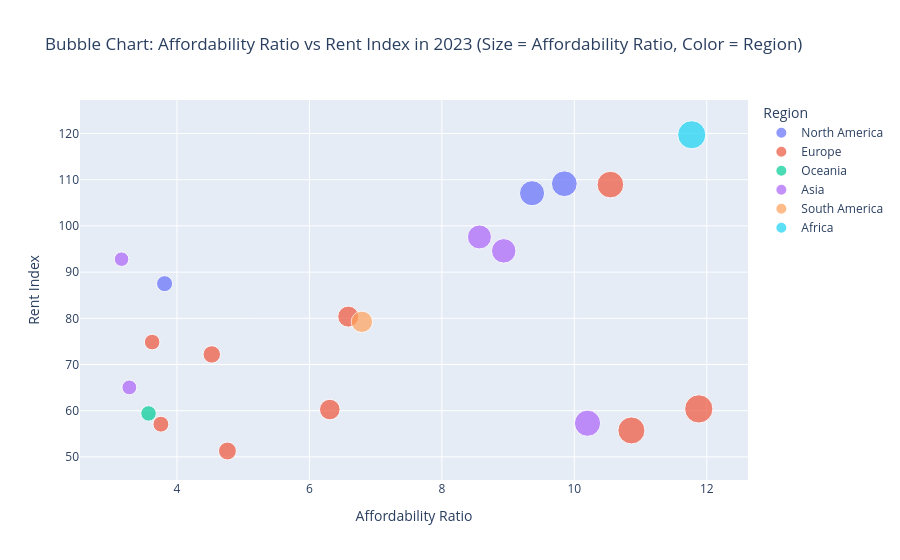

Notebook code for this chart:
### Code cell
fig = px.scatter(
    df_2023,
    x='Affordability Ratio',
    y='Rent Index',
    color='Region',
    hover_data=['Country', 'Code'],
    size='Affordability Ratio',
    size_max=20,
    title='Bubble Chart: Affordability Ratio vs Rent Index in 2023 (Size = Affordability Ratio, Color = Region)'
)
plt.savefig('Raven_Shaw_FinalProject_AR_2023.jpg')
fig.show()

### Figure 1 — Plotly figure (JSON) as saved in the notebook; plotly's stock layout.template omitted (floating-point values rounded to 4 significant figures)
{"data": [{"customdata": [["USA", "USA"], ["Canada", "CAN"], ["Mexico", "MEX"]], "hovertemplate": "Region=North America<br>Affordability Ratio=%{marker.size}<br>Rent Index=%{y}<br>Country=%{customdata[0]}<br>Code=%{customdata[1]}<extra></extra>", "legendgroup": "North America", "marker": {"color": "#636efa", "size": [9.362, 3.813, 9.849], "sizemode": "area", "sizeref": 0.0297, "symbol": "circle"}, "mode": "markers", "name": "North America", "orientation": "v", "showlegend": true, "type": "scatter", "x": [9.362, 3.813, 9.849], "xaxis": "x", "y": [107.1, 87.5, 109.1], "yaxis": "y"}, {"customdata": [["UK", "GBR"], ["Germany", "DEU"], ["France", "FRA"], ["Italy", "ITA"], ["Spain", "ESP"], ["Russia", "RUS"], ["Netherlands", "NLD"], ["Sweden", "SWE"], ["Switzerland", "CHE"]], "hovertemplate": "Region=Europe<br>Affordability Ratio=%{marker.size}<br>Rent Index=%{y}<br>Country=%{customdata[0]}<br>Code=%{customdata[1]}<extra></extra>", "legendgroup": "Europe", "marker": {"color": "#EF553B", "size": [4.525, 6.587, 3.757, 10.54, 10.86, 11.88, 4.762, 3.625, 6.308], "sizemode": "area", "sizeref": 0.0297, "symbol": "circle"}, "mode": "markers", "name": "Europe", "orientation": "v", "showlegend": true, "type": "scatter", "x": [4.525, 6.587, 3.757, 10.54, 10.86, 11.88, 4.762, 3.625, 6.308], "xaxis": "x", "y": [72.18, 80.37, 57.08, 108.9, 55.72, 60.38, 51.28, 74.85, 60.25], "yaxis": "y"}, {"customdata": [["Australia", "AUS"]], "hovertemplate": "Region=Oceania<br>Affordability Ratio=%{marker.size}<br>Rent Index=%{y}<br>Country=%{customdata[0]}<br>Code=%{customdata[1]}<extra></extra>", "legendgroup": "Oceania", "marker": {"color": "#00cc96", "size": [3.57], "sizemode": "area", "sizeref": 0.0297, "symbol": "circle"}, "mode": "markers", "name": "Oceania", "orientation": "v", "showlegend": true, "type": "scatter", "x": [3.57], "xaxis": "x", "y": [59.41], "yaxis": "y"}, {"customdata": [["India", "IND"], ["China", "CHN"], ["Japan", "JPN"], ["South Korea", "PRK"], ["UAE", "ARE"]], "hovertemplate": "Region=Asia<br>Affordability Ratio=%{marker.size}<br>Rent Index=%{y}<br>Country=%{customdata[0]}<br>Code=%{customdata[1]}<extra></extra>", "legendgroup": "Asia", "marker": {"color": "#ab63fa", "size": [3.163, 10.2, 3.281, 8.568, 8.934], "sizemode": "area", "sizeref": 0.0297, "symbol": "circle"}, "mode": "markers", "name": "Asia", "orientation": "v", "showlegend": true, "type": "scatter", "x": [3.163, 10.2, 3.281, 8.568, 8.934], "xaxis": "x", "y": [92.8, 57.29, 65.05, 97.61, 94.6], "yaxis": "y"}, {"customdata": [["Brazil", "BRA"]], "hovertemplate": "Region=South America<br>Affordability Ratio=%{marker.size}<br>Rent Index=%{y}<br>Country=%{customdata[0]}<br>Code=%{customdata[1]}<extra></extra>", "legendgroup": "South America", "marker": {"color": "#FFA15A", "size": [6.792], "sizemode": "area", "sizeref": 0.0297, "symbol": "circle"}, "mode": "markers", "name": "South America", "orientation": "v", "showlegend": true, "type": "scatter", "x": [6.792], "xaxis": "x", "y": [79.24], "yaxis": "y"}, {"customdata": [["South Africa", "ZAF"]], "hovertemplate": "Region=Africa<br>Affordability Ratio=%{marker.size}<br>Rent Index=%{y}<br>Country=%{customdata[0]}<br>Code=%{customdata[1]}<extra></extra>", "legendgroup": "Africa", "marker": {"color": "#19d3f3", "size": [11.77], "sizemode": "area", "sizeref": 0.0297, "symbol": "circle"}, "mode": "markers", "name": "Africa", "orientation": "v", "showlegend": true, "type": "scatter", "x": [11.77], "xaxis": "x", "y": [119.7], "yaxis": "y"}], "layout": {"autosize": true, "legend": {"itemsizing": "constant", "title": {"text": "Region"}, "tracegroupgap": 0}, "title": {"text": "Bubble Chart: Affordability Ratio vs Rent Index in 2023 (Size = Affordability Ratio, Color = Region)"}, "xaxis": {"anchor": "y", "autorange": true, "domain": [0, 1], "range": [2.568, 12.56], "title": {"text": "Affordability Ratio"}, "type": "linear"}, "yaxis": {"anchor": "x", "autorange": true, "domain": [0, 1], "range": [41.72, 132.2], "title": {"text": "Rent Index"}, "type": "linear"}}}
